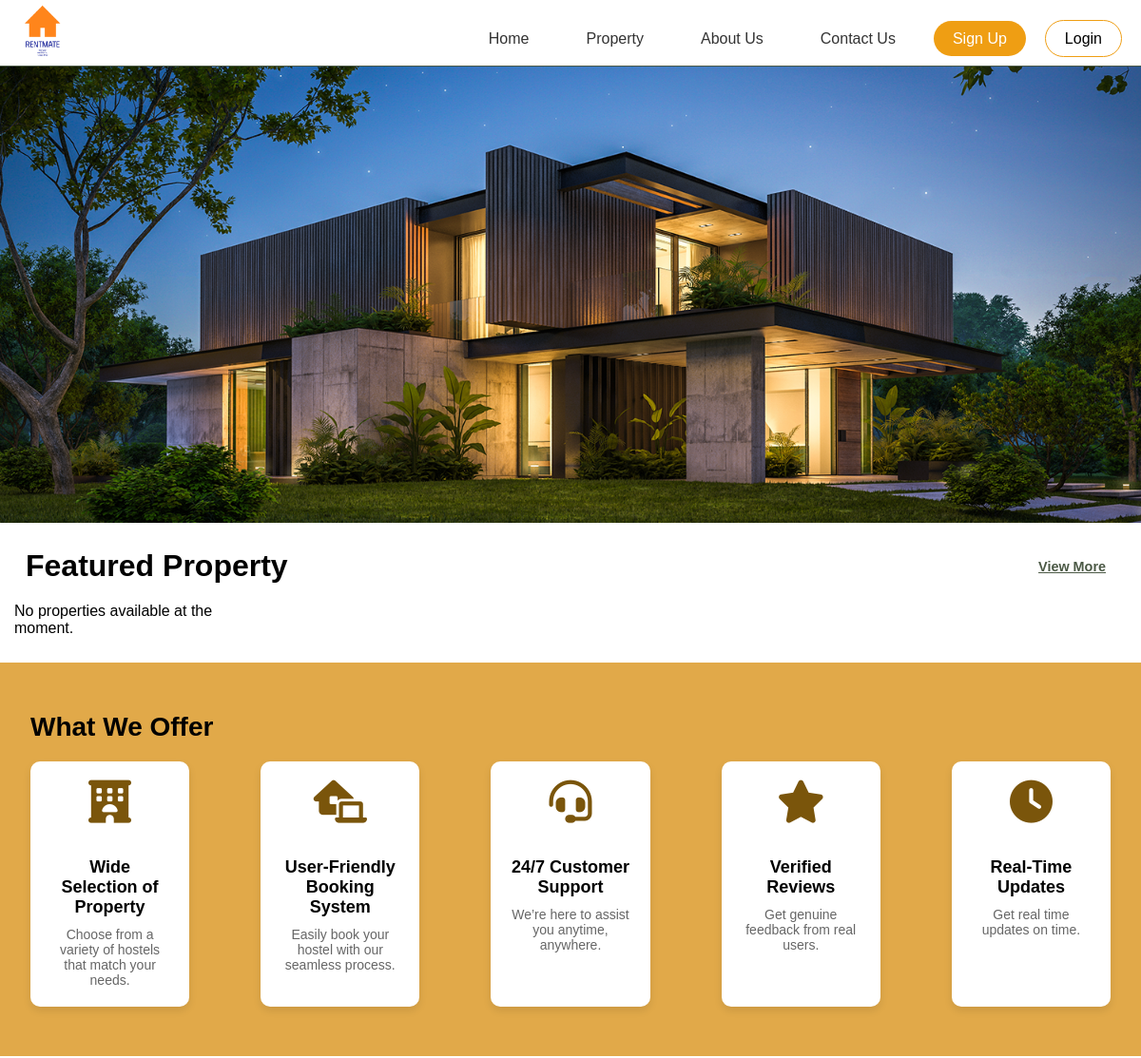
Before: /home/ (upper part) with the older database file.
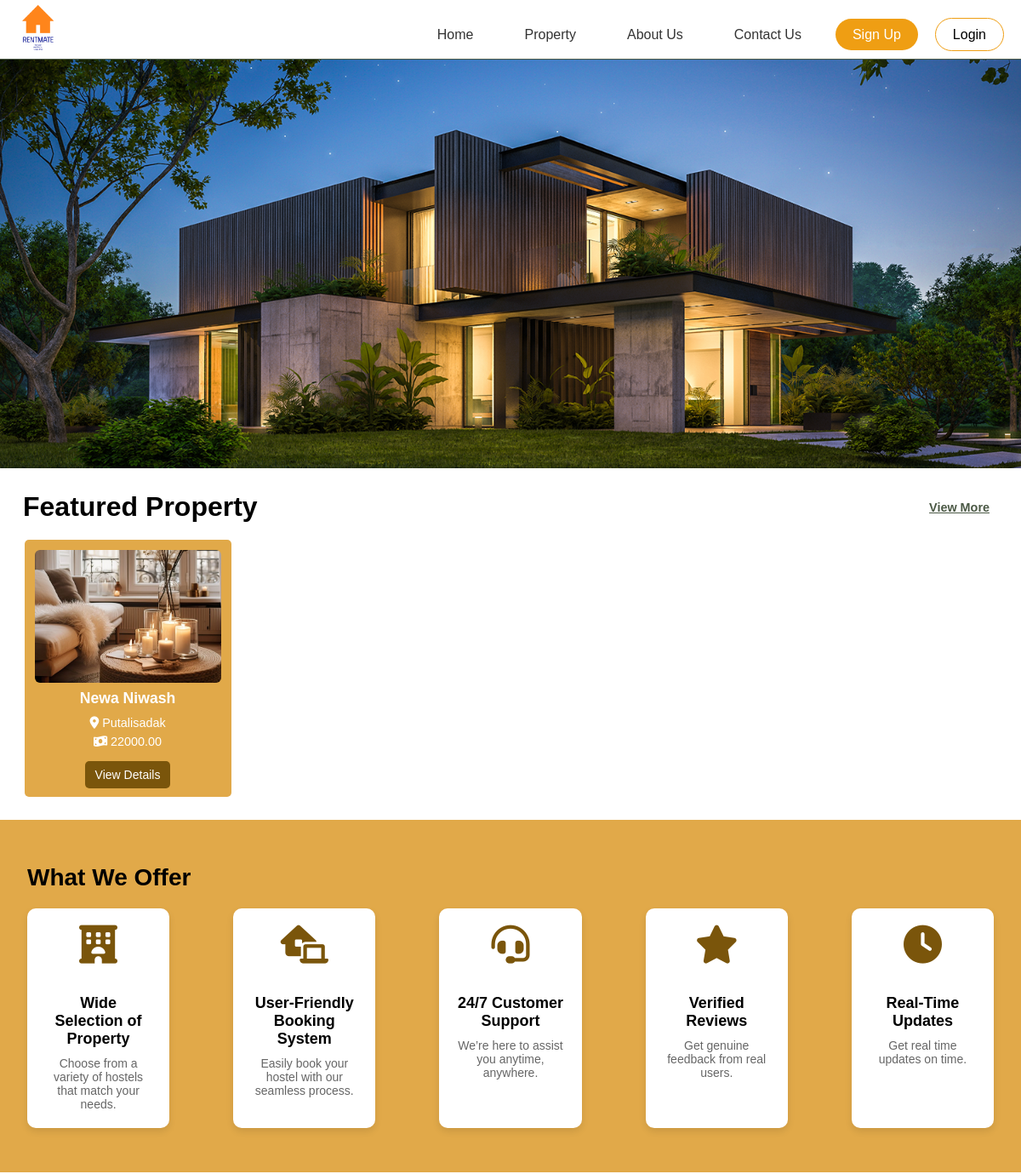
After: the same page with the newer database file.
### app/models.py (models this page shows, shortened)
class PropertyDetail(models.Model):
    PROPERTY_TYPES = [('flat', 'Flat'), ('room', 'Room')]
    STATUS_CHOICES = [('pending', 'Pending'), ('approved', 'Approved'), ('rejected', 'Rejected')]
    unique_id = models.CharField(max_length=10, unique=True, editable=False)
    title = models.CharField(max_length=255)
    description = models.TextField()
    property_type = models.CharField(choices=PROPERTY_TYPES, max_length=10)
    street_address = models.CharField(max_length=255)
    city = models.CharField(max_length=100)
    country = models.CharField(max_length=100)
    neighbourhood = models.CharField(max_length=100)
    num_kitchens = models.IntegerField(default=0)
    num_bedrooms = models.IntegerField(default=0)
    num_bathrooms = models.IntegerField(default=0)
    price_per_night = models.DecimalField(max_digits=10, decimal_places=2)
    availability = models.CharField(max_length=20, choices=[('available', 'Available'), ('unavailable', 'Unavailable')])
    license_number = models.CharField(max_length=100)
    amenities = models.TextField()  # Store as JSON or comma-separated values
    approval_status = models.CharField(max_length=10, choices=STATUS_CHOICES, default='pending')
    created_at = models.DateTimeField(auto_now_add=True)

### app/views.py (the view)
# urls.py: path('home/', views.HomePage, name='home'),
def HomePage(request):
    properties = PropertyDetail.objects.filter(approval_status='approved')
    return render(request, 'home.html', {'properties':properties})

### templates/home.html (shortened to what this page needs)
{% extends "base.html" %}
{% load static %}
{% block styles %}
  <link rel="stylesheet" href="{% static 'css/home.css' %}">
  <link rel="stylesheet" href="https://unpkg.com/leaflet@1.9.4/dist/leaflet.css"
/>
{% endblock styles%}
{%block content %}
  <main>
    <section class="image">
      <div class="property-image-container">
        <img src="{% static 'img/10.png' %}" alt="RentMate Banner">
      </div>
    </section>
    <section class="featured-properties">
      <div class="header-row">
        <h2>Featured Property</h2>
        <h4>View More</h4>
      </div>
      <div class="outer-card">
        {% for property in properties %}
        <div class="inner-card">
          <div class="image-wrapper">
            {% if hostel.images.all %}
                      <img src="{{ property.images.first.image.url }}" alt="{{ property.title }}">
                  {% else %}
                      <img src="{% static 'img/4.jpg' %}" alt="Default Image">
                  {% endif %}
          </div>
          <div class="content">
            <p>{{ property.title }}</p>
            <span><i class="fa-solid fa-location-dot"></i> {{ property.city }}</span>
            <span><i class="fa-solid fa-money-bill-wave"></i> {{ property.price_per_night}} </span>
          </div>
          <div class="view-details-container">
          <a href="{% url 'propertydetail' property.id %}"><button class="view-details-btn">View Details</button></a>
          </div>
        </div>
        {% empty %}
        <p>No properties available at the moment.</p>
        {% endfor %}
      </div>
    </section>
    <section class="explore-section">
      <div class="section">
        <h2>What We Offer</h2>
        <div class="features">
            <div class="feature-box">
                <i class="fas fa-hotel"></i>
                <h3>Wide Selection of Property</h3>
                <p>Choose from a variety of hostels that match your needs.</p>
            </div>
            <div class="feature-box">
                <i class="fas fa-laptop-house"></i>
                <h3>User-Friendly Booking System</h3>
                <p>Easily book your hostel with our seamless process.</p>
            </div>
            <div class="feature-box">
                <i class="fas fa-headset"></i>
                <h3>24/7 Customer Support</h3>
                <p>We’re here to assist you anytime, anywhere.</p>
            </div>
            <div class="feature-box">
                <i class="fas fa-star"></i>
                <h3>Verified Reviews</h3>
                <p>Get genuine feedback from real users.</p>
            </div>
            <div class="feature-box">
              <i class="fas fa-clock"></i>
              <h3>Real-Time Updates</h3>
              <p>Get real time updates on time.</p>
          </div>
        </div>
    </div>
    </section>
  </main>
  {% endblock %}

Changed rows visible on the page:
added PropertyDetail: title "Newa Niwash", city "Putalisadak", price_per_night "22000.00"
Other visible differences:
text no longer shown: "No properties available at the moment."
